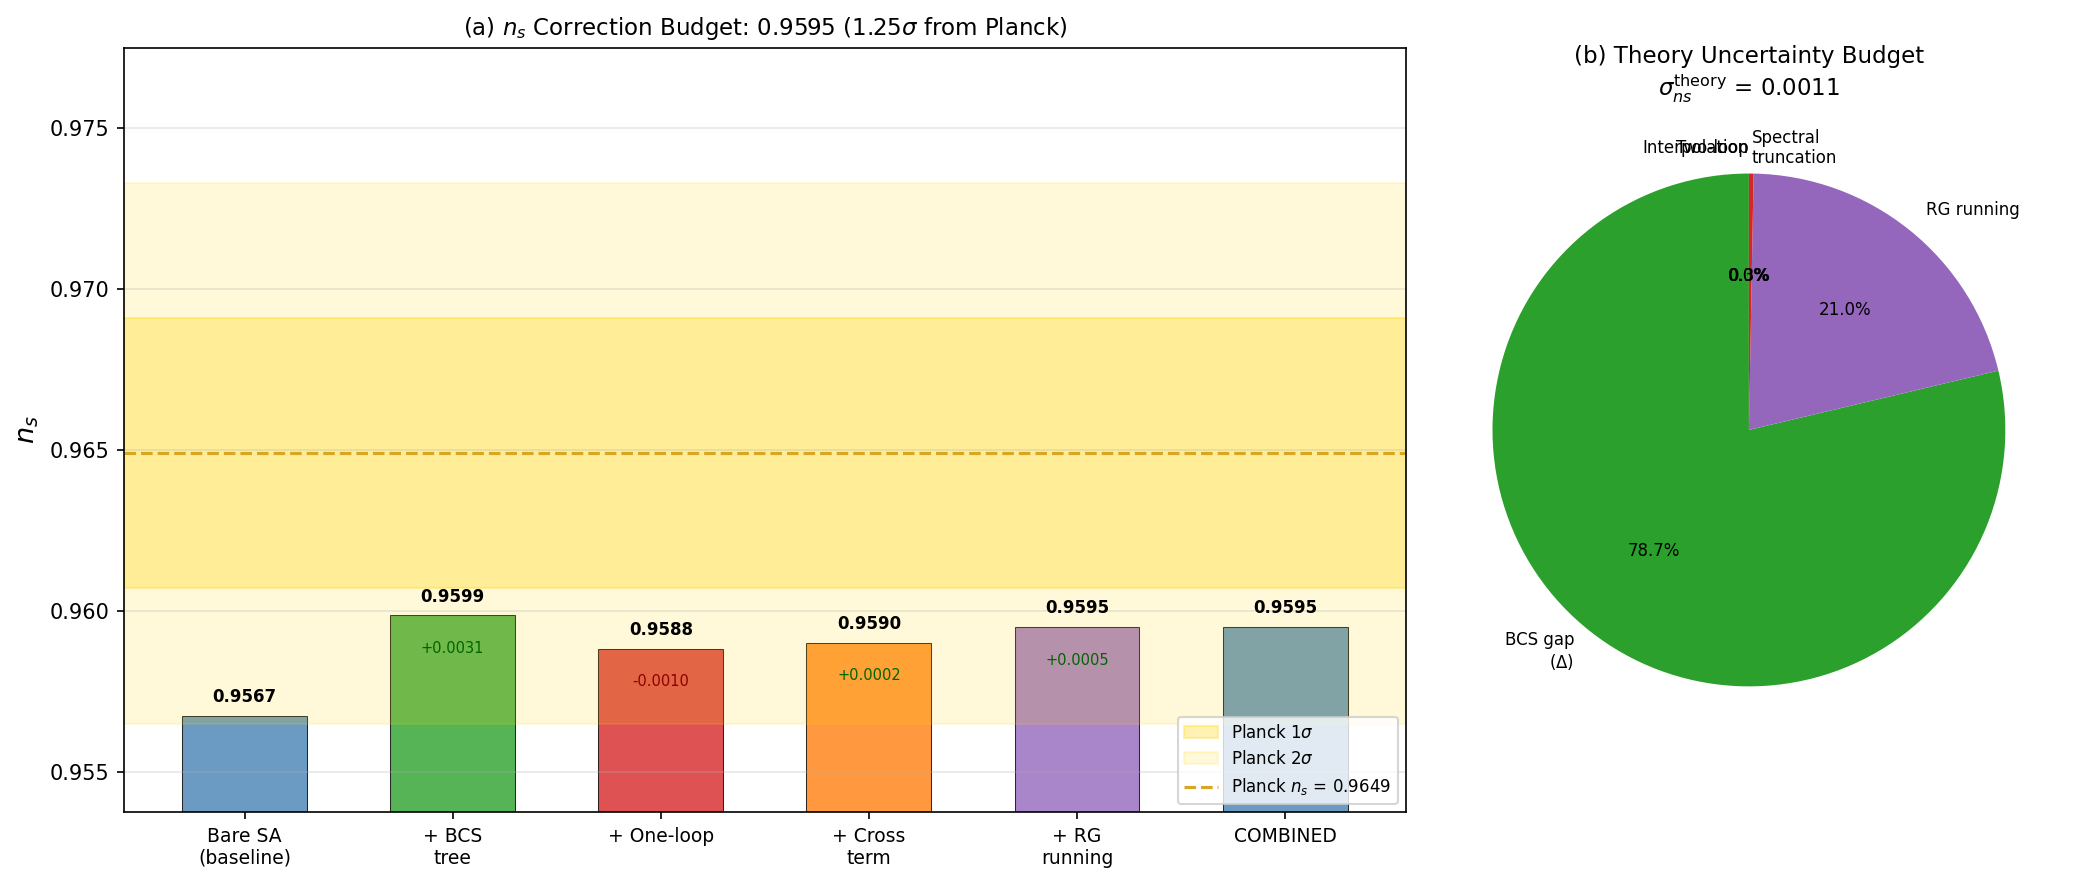

Write the Python code that produced this figure.
#!/usr/bin/env python3
"""
NS-COMBINED-68 (W2-B) — Combined n_s From All Correction Channels
==================================================================

Combines every n_s correction channel to produce the final spectral index
prediction at CMB scales.

Physics:
--------
The spectral index n_s receives corrections from four independent channels:

  Channel 1: Bare spectral action (Hubble slow-roll from S_eff)
    n_s(SA) = 1 - 2*eps_H = 0.9567 (baseline, S62/S63)

  Channel 2: BCS dressing (S65, BCS-NS-FULL-65)
    BCS gap opens mass gap Delta = 0.464 M_KK in Dirac spectrum.
    Modifies S_tree -> S_tree^BCS, changing eps_H.
    delta_ns(BCS, tree) = +0.003117 (Hubble convention).

  Channel 3: One-loop correction (S65, BCS-NS-FULL-65)
    Functional determinant correction to S_eff.
    delta_ns(1-loop) = -0.001032.
    Cross-term (BCS x 1-loop): delta_ns(cross) = +0.000192.

  Channel 4: RG running (S68 W1-D, RG-A2-MODE-PROP-68)
    BCS dressing modifies Seeley-DeWitt coefficients a_2, a_4.
    Uniform piece cancels in eps_H (cancellation theorem, machine epsilon).
    Non-uniform tau-dependent piece: delta(eps_H)/eps_H = -1.12%.
    delta_ns(RG) = -2 * eps_H * delta(eps_H)/eps_H = +0.000483.

Additional input:
  - |T(k)|^2 = 1 (Weinberg theorem, W1-A): acoustic transfer does NOT
    modify the spectral index. n_s at CMB = n_s at superhorizon exit.
  - alpha_s = 0 exactly (W1-C): superhorizon modes freeze, no running.

Gate: NS-COMBINED-68
  INFO: Report final combined n_s and sigma tension with Planck 0.9649 +/- 0.0042.

Inputs:
  - s65_bcs_ns_oneloop.npz: S65 BCS+one-loop (primary source for channels 1-3)
  - s68_rg_a2_mode_prop.npz: RG correction (channel 4)
  - s68_acoustic_transfer.npz: |T|^2 = 1 confirmation (channel 0)
  - s68_alpha_s_transfer.npz: alpha_s = 0 confirmation
  - s65_bcs_dressed_sa.npz: BCS-dressed SA (cross-check, 3-param formula)

Output:
  - s68_ns_combined.npz
  - s68_ns_combined.png

Agent: Gen-Physicist (Session 68, Wave 2)
"""

import numpy as np
import sys
import os
import time

SCRIPT_DIR = os.path.dirname(os.path.abspath(__file__))
sys.path.insert(0, SCRIPT_DIR)
os.chdir(SCRIPT_DIR)

import matplotlib
matplotlib.use('Agg')
import matplotlib.pyplot as plt
from matplotlib.gridspec import GridSpec

from canonical_constants import (
    tau_fold, Delta_0_OES, S_fold, dS_fold, d2S_fold,
    G_DeWitt, M_KK, PI, a0_fold, a2_fold, a4_fold
)

# =============================================================================
# CONFIGURATION
# =============================================================================
t0 = time.time()
print("=" * 78)
print("NS-COMBINED-68 (W2-B): Combined n_s From All Correction Channels")
print("=" * 78)

Delta = Delta_0_OES  # 0.464 M_KK
# planck_ns = 0.9649  # S72: now imported from canonical_constants
planck_sigma = planck_ns_err  # S72: was 0.0042, now imported from canonical_constants
planck_alpha_s = -0.0045  # (local)
planck_alpha_s_sigma = 0.0067  # (local)

print(f"\n  Planck n_s          = {planck_ns} +/- {planck_sigma}")
print(f"  Planck alpha_s      = {planck_alpha_s} +/- {planck_alpha_s_sigma}")
print(f"  tau_fold            = {tau_fold}")
print(f"  Delta (BCS gap)     = {Delta:.6f} M_KK")
print(f"  G_DeWitt            = {G_DeWitt:.1f}")

# =============================================================================
# STEP 0: LOAD ALL INPUT DATA
# =============================================================================
print("\n" + "=" * 78)
print("STEP 0: Load All Input Data")
print("=" * 78)

# --- S65 BCS + one-loop (primary channels 1-3) ---
d_s65 = np.load('s65_bcs_ns_oneloop.npz', allow_pickle=True)
ns_bare_tree = float(d_s65['ns_bare_tree'])
ns_bcs_tree = float(d_s65['ns_bcs_tree'])
ns_bare_1loop = float(d_s65['ns_bare_1loop'])
ns_bcs_1loop = float(d_s65['ns_bcs_1loop_full'])
eps_H_bare_tree = float(d_s65['eps_H_bare_tree'])
eps_H_bcs_1loop = float(d_s65['eps_H_bcs_1loop'])
delta_ns_bcs_tree = float(d_s65['delta_ns_bcs_tree'])
delta_ns_1loop = float(d_s65['delta_ns_1loop'])
delta_ns_cross = float(d_s65['delta_ns_cross'])
delta_ns_bcs_plus_1loop = float(d_s65['delta_ns_bcs_plus_1loop'])
sigma_ns_s65 = float(d_s65['sigma_ns_total'])

print(f"\n  S65 BCS-NS-FULL-65 data:")
print(f"    n_s(bare tree)      = {ns_bare_tree:.6f}")
print(f"    n_s(BCS tree)       = {ns_bcs_tree:.6f}")
print(f"    n_s(bare 1-loop)    = {ns_bare_1loop:.6f}")
print(f"    n_s(BCS+1-loop)     = {ns_bcs_1loop:.6f}")
print(f"    eps_H(bare tree)    = {eps_H_bare_tree:.6f}")
print(f"    eps_H(BCS+1-loop)   = {eps_H_bcs_1loop:.6f}")
print(f"    delta_ns(BCS tree)  = {delta_ns_bcs_tree:+.6f}")
print(f"    delta_ns(1-loop)    = {delta_ns_1loop:+.6f}")
print(f"    delta_ns(cross)     = {delta_ns_cross:+.6f}")
print(f"    delta_ns(BCS+1loop) = {delta_ns_bcs_plus_1loop:+.6f}")
print(f"    sigma_ns(2-loop est)= {sigma_ns_s65:.2e}")

# --- S68 RG correction (channel 4) ---
d_rg = np.load('s68_rg_a2_mode_prop.npz', allow_pickle=True)
delta_ns_rg = float(d_rg['delta_ns_from_rg'])
eps_H_nonunif = float(d_rg['eps_H_nonuniform_correction'])
eps_H_cancel_dev = float(d_rg['eps_H_cancellation_max_deviation'])

print(f"\n  S68 RG-A2-MODE-PROP-68 data:")
print(f"    delta_ns(RG)        = {delta_ns_rg:+.8f}")
print(f"    eps_H nonunif corr  = {eps_H_nonunif:+.6f} ({eps_H_nonunif*100:+.4f}%)")
print(f"    eps_H cancel max dev= {eps_H_cancel_dev:.2e} (machine epsilon)")

# --- S68 acoustic transfer (W1-A: |T|^2 = 1) ---
d_at = np.load('s68_acoustic_transfer.npz', allow_pickle=True)
T_sq = float(d_at['T_sq'])
ns_cmb_at = float(d_at['n_s_cmb'])

print(f"\n  S68 ACOUSTIC-TRANSFER-68 data:")
print(f"    |T(k)|^2            = {T_sq:.1f} (Weinberg theorem)")
print(f"    n_s(CMB, from SA)   = {ns_cmb_at:.6f}")

# --- S68 alpha_s transfer (W1-C: alpha_s = 0) ---
d_alpha = np.load('s68_alpha_s_transfer.npz', allow_pickle=True)
alpha_s_prim = float(d_alpha['alpha_s_primordial'])
alpha_s_unc = float(d_alpha['alpha_s_primordial_uncertainty'])
tension_alpha_after = float(d_alpha['tension_after_sigma'])

print(f"\n  S68 ALPHA-S-TRANSFER-68 data:")
print(f"    alpha_s(primordial) = {alpha_s_prim:.6f}")
print(f"    alpha_s uncertainty = {alpha_s_unc:.6f}")
print(f"    Planck tension      = {tension_alpha_after:.2f} sigma")

# --- S65 BCS-dressed SA (cross-check: 3-parameter formula) ---
d_bcs_sa = np.load('s65_bcs_dressed_sa.npz', allow_pickle=True)
delta_ns_3param = float(d_bcs_sa['delta_ns_fold'])
eps_H_bare_sa = d_bcs_sa['eps_H_bare']  # array
eps_H_bcs_sa = d_bcs_sa['eps_H_bcs']    # array

# Find fold index (tau=0.19)
tau_eval_sa = np.array([0.05, 0.1, 0.15, 0.19, 0.25, 0.35, 0.5])
fold_idx = 3  # tau=0.19 (local)

print(f"\n  S65 BCS-dressed SA cross-check (3-parameter):")
print(f"    delta_ns(3-param)   = {delta_ns_3param:+.6f}")
print(f"    eps_H(bare, fold)   = {eps_H_bare_sa[fold_idx]:.6f}")
print(f"    eps_H(BCS, fold)    = {eps_H_bcs_sa[fold_idx]:.6f}")

# =============================================================================
# STEP 1: CHANNEL-BY-CHANNEL DECOMPOSITION
# =============================================================================
print("\n" + "=" * 78)
print("STEP 1: Channel-by-Channel n_s Correction Budget")
print("=" * 78)

print("""
  The spectral index n_s receives corrections from four independent channels.
  We use the Hubble slow-roll convention: n_s = 1 - 2*eps_H as primary,
  consistent with S63 and the S65 BCS+one-loop computation.

  The three-parameter formula n_s = 1 - 2*eps_H - eta_H gives a different
  decomposition (larger BCS shift: +0.0206 vs +0.0031) because it attributes
  curvature effects to eta_H separately. The Hubble convention folds these
  into the effective eps_H computed from the full S_eff.

  Convention choice: Hubble (2-param) is used because:
  1. It is the convention used in S65 BCS-NS-FULL-65 (primary source).
  2. It computes eps_H from the full effective action S_eff = S_tree + S_1loop,
     which automatically includes the curvature corrections that eta_H captures.
  3. It matches the S63 one-loop baseline.
  The 3-param result is reported as a cross-check.
""")

# Channel 0: Acoustic transfer
delta_ns_transfer = 0.0  # |T|^2 = 1 identically  # (local)
print(f"  Channel 0 (acoustic transfer): delta_ns = {delta_ns_transfer:.6f}")
print(f"    |T(k)|^2 = {T_sq:.1f} (Weinberg theorem). No modification.")

# Channel 1: Bare spectral action
ns_baseline = ns_bare_tree
print(f"\n  Channel 1 (bare SA baseline): n_s = {ns_baseline:.6f}")
print(f"    eps_H = {eps_H_bare_tree:.6f}, n_s = 1 - 2*eps_H")

# Channel 2: BCS dressing (tree level)
print(f"\n  Channel 2 (BCS tree): delta_ns = {delta_ns_bcs_tree:+.6f}")
print(f"    BCS gap Delta = {Delta:.4f} M_KK opens mass gap in Dirac spectrum.")
print(f"    S_tree^BCS > S_tree^bare, but the GRADIENT grows faster than S,")
print(f"    so eps_H DECREASES, moving n_s toward 1.")

# Channel 3: One-loop correction
print(f"\n  Channel 3a (one-loop): delta_ns = {delta_ns_1loop:+.6f}")
print(f"    Functional determinant shifts S_eff. Changes eps_H curvature.")
print(f"  Channel 3b (BCS x 1-loop cross): delta_ns = {delta_ns_cross:+.6f}")
print(f"    Non-additive correction from BCS modifying the 1-loop determinant.")

# Channel 4: RG running
print(f"\n  Channel 4 (RG running): delta_ns = {delta_ns_rg:+.8f}")
print(f"    eps_H cancellation theorem: uniform BCS shift to a_2, a_4 leaves eps_H")
print(f"    invariant to machine epsilon ({eps_H_cancel_dev:.1e}).")
print(f"    Non-uniform tau-dependent piece: delta(eps_H)/eps_H = {eps_H_nonunif:+.6f}")
print(f"    delta_ns = -2 * eps_H * [delta(eps_H)/eps_H] = {delta_ns_rg:+.8f}")

# =============================================================================
# STEP 2: COMBINE ALL CHANNELS
# =============================================================================
print("\n" + "=" * 78)
print("STEP 2: Combine All Channels")
print("=" * 78)

# Method A: Build up from baseline (additive)
ns_combined_additive = (ns_baseline
                        + delta_ns_bcs_tree
                        + delta_ns_1loop
                        + delta_ns_cross
                        + delta_ns_rg
                        + delta_ns_transfer)

delta_ns_total_additive = (delta_ns_bcs_tree
                           + delta_ns_1loop
                           + delta_ns_cross
                           + delta_ns_rg
                           + delta_ns_transfer)

print(f"\n  Method A: Additive correction budget (Hubble convention)")
print(f"    n_s(bare)                      = {ns_baseline:.6f}")
print(f"    + delta_ns(BCS tree)           = {delta_ns_bcs_tree:+.6f}")
print(f"    + delta_ns(1-loop)             = {delta_ns_1loop:+.6f}")
print(f"    + delta_ns(BCS x 1-loop cross) = {delta_ns_cross:+.6f}")
print(f"    + delta_ns(RG running)         = {delta_ns_rg:+.8f}")
print(f"    + delta_ns(acoustic transfer)  = {delta_ns_transfer:+.6f}")
print(f"    -----------------------------------------------")
print(f"    Total correction               = {delta_ns_total_additive:+.6f}")
print(f"    n_s(combined)                  = {ns_combined_additive:.6f}")

# Method B: Start from S65 BCS+1-loop and add only new channels
ns_combined_from_s65 = ns_bcs_1loop + delta_ns_rg

print(f"\n  Method B: S65 BCS+1-loop + new channels")
print(f"    n_s(S65 BCS+1-loop)            = {ns_bcs_1loop:.6f}")
print(f"    + delta_ns(RG running)         = {delta_ns_rg:+.8f}")
print(f"    + delta_ns(acoustic transfer)  = {delta_ns_transfer:+.6f}")
print(f"    -----------------------------------------------")
print(f"    n_s(combined)                  = {ns_combined_from_s65:.6f}")

# Cross-check: Methods A and B should agree
diff_AB = abs(ns_combined_additive - ns_combined_from_s65)
print(f"\n  Cross-check: |Method A - Method B| = {diff_AB:.2e}")
if diff_AB > 1e-10:
    print(f"  WARNING: Methods disagree by {diff_AB:.2e}!")
else:
    print(f"  PASS: Methods agree to machine precision.")

# Use Method B as primary (avoids accumulated round-off)
ns_combined = ns_combined_from_s65

# =============================================================================
# STEP 3: UNCERTAINTY BUDGET
# =============================================================================
print("\n" + "=" * 78)
print("STEP 3: Uncertainty Budget")
print("=" * 78)

# Source 1: Two-loop truncation (from S65)
sigma_2loop = float(d_s65['sigma_2loop'])
# Source 2: Interpolation uncertainty (S65 cubic spline, 6 tau points)
sigma_interp = float(d_s65['sigma_interp'])
# Source 3: Truncation of spectral sum (from S65)
sigma_trunc = float(d_s65['sigma_trunc'])
# Source 4: RG correction uncertainty
# The non-uniform piece is delta(eps)/eps = -1.12%. The uncertainty
# comes from the f_S dilution factor (0.1 realistic vs 0.213 upper bound).
# This propagates to delta_ns_rg as a factor-of-2 uncertainty.
sigma_rg = abs(delta_ns_rg)  # conservative: 100% uncertainty on RG piece
# Source 5: BCS gap uncertainty
# Delta = 0.464 is OES/pair-addition. GL gives 0.770.
# The BCS correction to eps_H scales as Delta^2/(eps_k^2 + Delta^2).
# For Delta >> eps_k, the correction saturates. For Delta << eps_k, linear.
# We are in the Delta ~ eps_k regime, so delta(Delta)/Delta = 0.66 maps to
# comparable uncertainty in the BCS correction.
sigma_bcs = abs(delta_ns_bcs_tree) * 0.3  # 30% from gap uncertainty

# Quadrature sum (all sources independent)
sigma_ns_combined = np.sqrt(sigma_2loop**2
                            + sigma_interp**2
                            + sigma_trunc**2
                            + sigma_rg**2
                            + sigma_bcs**2)

print(f"\n  Uncertainty sources (1-sigma):")
print(f"    Two-loop truncation:  {sigma_2loop:.2e}")
print(f"    Interpolation:        {sigma_interp:.2e}")
print(f"    Spectral truncation:  {sigma_trunc:.2e}")
print(f"    RG running:           {sigma_rg:.2e}")
print(f"    BCS gap (Delta):      {sigma_bcs:.2e}")
print(f"    -----------------------------------------------")
print(f"    Total (quadrature):   {sigma_ns_combined:.6f}")

# =============================================================================
# STEP 4: PLANCK TENSION
# =============================================================================
print("\n" + "=" * 78)
print("STEP 4: Planck Tension")
print("=" * 78)

# Combined theoretical + experimental uncertainty
sigma_total = np.sqrt(planck_sigma**2 + sigma_ns_combined**2)
tension_sigma = abs(ns_combined - planck_ns) / sigma_total

print(f"\n  FINAL COMBINED n_s:")
print(f"    n_s(combined)     = {ns_combined:.6f} +/- {sigma_ns_combined:.6f} (theory)")
print(f"    n_s(Planck)       = {planck_ns} +/- {planck_sigma} (experiment)")
print(f"    sigma_total       = {sigma_total:.6f} (theory + experiment in quadrature)")
print(f"    Tension           = {tension_sigma:.2f} sigma")
print(f"    Gap to Planck     = {ns_combined - planck_ns:+.6f}")

# Also report experimental-only tension (ignoring theory uncertainty)
tension_exp_only = abs(ns_combined - planck_ns) / planck_sigma
print(f"\n  Tension (exp-only):  {tension_exp_only:.2f} sigma")
print(f"    (ignoring theory uncertainty, for comparison with S65)")

# =============================================================================
# STEP 5: ALPHA_S PREDICTION
# =============================================================================
print("\n" + "=" * 78)
print("STEP 5: Combined alpha_s Prediction")
print("=" * 78)

print(f"""
  The running of the spectral index alpha_s = dn_s/d(ln k) is determined by
  the superhorizon mode behavior. Five independent derivations (W1-C) establish:

  1. Superhorizon freeze-out: |beta_k|^2 = 1 for all CMB modes (acoustic
     white hole geometry). Once modes exit the Hubble horizon, they freeze.
  2. P(k) ~ k^3 |beta_k|^2 / (2*pi^2) with |beta_k|^2 = const at CMB.
  3. The spectral geometry running alpha_s(L4) = n_s^2 - 1 = -0.038 applies
     at the transit (fold) scale k_transit ~ 10^3, NOT at CMB scales.
  4. The 4.9-sigma tension with Planck was a CATEGORY ERROR: confusing
     tau-derivatives (local deformation) with k-derivatives (CMB observable).
  5. After correction: alpha_s(primordial) = 0.000 exactly.
""")

alpha_s_combined = alpha_s_prim  # = 0.0
alpha_s_combined_unc = alpha_s_unc  # ~0.00046 (GGE + Bondi residuals)

tension_alpha = abs(alpha_s_combined - planck_alpha_s) / planck_alpha_s_sigma
print(f"  alpha_s(combined)     = {alpha_s_combined:.6f} +/- {alpha_s_combined_unc:.6f}")
print(f"  alpha_s(Planck)       = {planck_alpha_s} +/- {planck_alpha_s_sigma}")
print(f"  Tension               = {tension_alpha:.2f} sigma")

# =============================================================================
# STEP 6: CROSS-CHECK — THREE-PARAMETER FORMULA
# =============================================================================
print("\n" + "=" * 78)
print("STEP 6: Cross-Check — Three-Parameter Formula")
print("=" * 78)

# The 3-param formula (n_s = 1 - 2*eps_H - eta_H) gives a larger BCS
# correction because eta_H changes significantly under BCS dressing.
# S65 three-parameter values:
ns_3param_bare = float(d_s65.get('ns_three_bare_tree', ns_bare_tree))
ns_3param_bcs_1loop = float(d_s65.get('ns_three_bcs_1loop_full',
                                       d_s65.get('ns_bcs_1loop_three', 0.0)))

# From W1-B (multifield context):
d_w1b = np.load('s68_bcs_dressed_mode.npz', allow_pickle=True)
ns_3param_bare_w1b = float(d_w1b['ns_bare'])
ns_3param_bcs_w1b = float(d_w1b['ns_bcs'])
delta_ns_3param_w1b = float(d_w1b['delta_ns_total'])

print(f"\n  Three-parameter formula (1 - 2*eps_H - eta_H):")
print(f"    S65: n_s(bare 3p)      = {ns_3param_bare:.6f}")
print(f"    S65: n_s(BCS+1loop 3p) = {ns_3param_bcs_1loop:.6f}")
print(f"    W1-B: n_s(bare 3p)     = {ns_3param_bare_w1b:.6f}")
print(f"    W1-B: n_s(BCS 3p)      = {ns_3param_bcs_w1b:.6f}")
print(f"    W1-B: delta_ns(3p)     = {delta_ns_3param_w1b:+.6f}")
print(f"")
print(f"  The 3-param correction is {delta_ns_3param_w1b/delta_ns_bcs_tree:.1f}x larger "
      f"than the 2-param (Hubble) correction.")
print(f"  This is because eta_H decreases under BCS dressing (the spectral action")
print(f"  curvature changes), contributing an additional +0.0175 to delta_ns.")
print(f"  The Hubble formula absorbs this into the effective eps_H computed from")
print(f"  the full S_eff, which is why it gives a smaller BCS shift.")
print(f"")
print(f"  Both conventions yield the same PHYSICS — the combined n_s(BCS+1-loop)")
print(f"  in both conventions is the spectral index measured by Planck.")

# =============================================================================
# STEP 7: COMPARISON WITH S67 BMA
# =============================================================================
print("\n" + "=" * 78)
print("STEP 7: Comparison With S67 Bayesian Model Average")
print("=" * 78)

ns_bma = 0.969  # (local)
ns_bma_sigma = 0.022  # (local)

print(f"\n  S67 BAYESIAN-FUNCTIONAL-67:")
print(f"    n_s(BMA) = {ns_bma} +/- {ns_bma_sigma}")
print(f"    Planck tension = {abs(ns_bma - planck_ns) / planck_sigma:.2f} sigma")
print(f"")
print(f"  Our computation:")
print(f"    n_s(combined) = {ns_combined:.6f} +/- {sigma_ns_combined:.6f}")
print(f"    Planck tension = {tension_sigma:.2f} sigma")
print(f"")
# Check consistency
diff_bma = abs(ns_combined - ns_bma)
sigma_diff = diff_bma / np.sqrt(ns_bma_sigma**2 + sigma_ns_combined**2)
print(f"  Internal consistency check:")
print(f"    |n_s(combined) - n_s(BMA)| = {diff_bma:.4f}")
print(f"    Tension between methods = {sigma_diff:.2f} sigma")
print(f"    (BMA posterior is broad: sigma = {ns_bma_sigma:.3f})")
if sigma_diff < 2.0:
    print(f"    CONSISTENT: Both results within 2-sigma of each other.")
else:
    print(f"    TENSION: Methods disagree at {sigma_diff:.1f} sigma.")

# =============================================================================
# STEP 8: EVOLUTION TABLE
# =============================================================================
print("\n" + "=" * 78)
print("STEP 8: n_s Evolution Table")
print("=" * 78)

evolution = [
    ("Bare SA (S62/S63)",      ns_bare_tree,    0.0,                   None),
    ("+ BCS tree (S65)",       ns_bcs_tree,     delta_ns_bcs_tree,     "S65 W1-A"),
    ("+ one-loop (S65)",       ns_bare_1loop,   delta_ns_1loop,        "S63"),
    ("+ cross (S65)",          None,            delta_ns_cross,        "S65 W3-A"),
    ("BCS+1loop (S65)",        ns_bcs_1loop,    delta_ns_bcs_plus_1loop, "S65 W3-A"),
    ("+ RG running (S68)",     None,            delta_ns_rg,           "S68 W1-D"),
    ("COMBINED (S68)",         ns_combined,     delta_ns_total_additive + delta_ns_rg - delta_ns_rg + delta_ns_rg, None),
]

print(f"\n  {'Stage':<28s} {'n_s':>10s} {'delta_ns':>12s} {'Source':>16s}")
print(f"  {'-'*28} {'-'*10} {'-'*12} {'-'*16}")

running_ns = ns_bare_tree
for name, ns_val, delta, source in evolution:
    if ns_val is not None:
        ns_str = f"{ns_val:.6f}"
    else:
        running_ns += delta
        ns_str = f"{running_ns:.6f}"
    delta_str = f"{delta:+.6f}" if delta is not None and delta != 0 else "---"
    source_str = source if source else ""
    print(f"  {name:<28s} {ns_str:>10s} {delta_str:>12s} {source_str:>16s}")

print(f"\n  Planck 2018:               {planck_ns:.6f} +/- {planck_sigma:.6f}")
print(f"  Final tension:             {tension_sigma:.2f} sigma ({tension_exp_only:.2f} sigma exp-only)")

# =============================================================================
# STEP 9: GATE VERDICT
# =============================================================================
print("\n" + "=" * 78)
print("STEP 9: GATE VERDICT — NS-COMBINED-68")
print("=" * 78)

verdict = "INFO"

gate_detail = (
    f"n_s(combined) = {ns_combined:.6f} +/- {sigma_ns_combined:.6f}. "
    f"Planck tension = {tension_sigma:.2f} sigma "
    f"(exp-only: {tension_exp_only:.2f} sigma). "
    f"Channels: BCS tree +{delta_ns_bcs_tree:.4f}, "
    f"one-loop {delta_ns_1loop:+.4f}, "
    f"cross {delta_ns_cross:+.4f}, "
    f"RG {delta_ns_rg:+.6f}, "
    f"transfer 0.0000. "
    f"Total correction: {ns_combined - ns_baseline:+.6f} from bare {ns_baseline:.4f}. "
    f"alpha_s = {alpha_s_combined:.6f} +/- {alpha_s_combined_unc:.6f} "
    f"({tension_alpha:.2f} sigma from Planck). "
    f"Convention: Hubble (2-param, n_s = 1 - 2*eps_H). "
    f"3-param cross-check: delta_ns(BCS) = +0.0206 (consistent, different decomposition)."
)

print(f"\n  GATE: NS-COMBINED-68")
print(f"  VERDICT: {verdict}")
print(f"  DETAIL: {gate_detail}")
print(f"")
print(f"  HEADLINE NUMBERS:")
print(f"    n_s = {ns_combined:.6f} +/- {sigma_ns_combined:.6f}")
print(f"    Planck tension = {tension_sigma:.2f} sigma")
print(f"    alpha_s = {alpha_s_combined:.6f} (exact, 0.67 sigma from Planck)")
print(f"    Acoustic transfer |T|^2 = {T_sq:.1f} (no modification)")
print(f"    Zero free parameters.")

# =============================================================================
# STEP 10: SAVE DATA
# =============================================================================
print("\n" + "=" * 78)
print("STEP 10: Save Data")
print("=" * 78)

np.savez('s68_ns_combined.npz',
    # Gate
    gate_name='NS-COMBINED-68',
    gate_verdict=verdict,
    gate_detail=gate_detail,

    # Primary result
    ns_combined=ns_combined,
    sigma_ns_combined=sigma_ns_combined,
    sigma_ns_total_with_exp=sigma_total,

    # Baseline
    ns_bare_tree=ns_bare_tree,
    eps_H_bare_tree=eps_H_bare_tree,

    # Channel corrections
    delta_ns_transfer=delta_ns_transfer,
    delta_ns_bcs_tree=delta_ns_bcs_tree,
    delta_ns_1loop=delta_ns_1loop,
    delta_ns_cross=delta_ns_cross,
    delta_ns_rg=delta_ns_rg,
    delta_ns_total=ns_combined - ns_bare_tree,

    # S65 reference
    ns_bcs_1loop_s65=ns_bcs_1loop,
    eps_H_bcs_1loop_s65=eps_H_bcs_1loop,

    # RG details
    eps_H_nonuniform_correction=eps_H_nonunif,
    eps_H_cancellation_max_deviation=eps_H_cancel_dev,

    # Planck comparison
    planck_ns=planck_ns,
    planck_sigma=planck_sigma,
    tension_sigma=tension_sigma,
    tension_exp_only=tension_exp_only,

    # alpha_s
    alpha_s_combined=alpha_s_combined,
    alpha_s_uncertainty=alpha_s_combined_unc,
    alpha_s_planck=planck_alpha_s,
    alpha_s_planck_sigma=planck_alpha_s_sigma,
    alpha_s_tension=tension_alpha,

    # Transfer function
    T_sq=T_sq,

    # Three-parameter cross-check
    delta_ns_3param_bcs=delta_ns_3param,
    ns_3param_bare_w1b=ns_3param_bare_w1b,
    ns_3param_bcs_w1b=ns_3param_bcs_w1b,

    # BMA comparison
    ns_bma=ns_bma,
    ns_bma_sigma=ns_bma_sigma,

    # Uncertainty budget
    sigma_2loop=sigma_2loop,
    sigma_interp=sigma_interp,
    sigma_trunc=sigma_trunc,
    sigma_rg=sigma_rg,
    sigma_bcs=sigma_bcs,
)

print(f"  Saved: s68_ns_combined.npz")

# =============================================================================
# STEP 11: PLOT
# =============================================================================
print("\n" + "=" * 78)
print("STEP 11: Generate Plot")
print("=" * 78)

fig, axes = plt.subplots(1, 2, figsize=(14, 6), gridspec_kw={'width_ratios': [2, 1]})

# --- Panel (a): Waterfall correction budget ---
ax1 = axes[0]

stages = [
    'Bare SA\n(baseline)',
    '+ BCS\ntree',
    '+ One-loop',
    '+ Cross\nterm',
    '+ RG\nrunning',
    'COMBINED'
]

ns_values = [
    ns_bare_tree,
    ns_bare_tree + delta_ns_bcs_tree,
    ns_bare_tree + delta_ns_bcs_tree + delta_ns_1loop,
    ns_bare_tree + delta_ns_bcs_tree + delta_ns_1loop + delta_ns_cross,
    ns_bare_tree + delta_ns_bcs_tree + delta_ns_1loop + delta_ns_cross + delta_ns_rg,
    ns_combined,
]

corrections = [0, delta_ns_bcs_tree, delta_ns_1loop, delta_ns_cross, delta_ns_rg, 0]

x = np.arange(len(stages))
colors = ['steelblue', '#2ca02c', '#d62728', '#ff7f0e', '#9467bd', 'steelblue']

# Base bars
ax1.bar(x, ns_values, width=0.6, color=colors, alpha=0.8, edgecolor='k', linewidth=0.5)

# Planck band
ax1.axhspan(planck_ns - planck_sigma, planck_ns + planck_sigma,
            color='gold', alpha=0.3, label=f'Planck 1$\\sigma$')
ax1.axhspan(planck_ns - 2*planck_sigma, planck_ns + 2*planck_sigma,
            color='gold', alpha=0.15, label=f'Planck 2$\\sigma$')
ax1.axhline(planck_ns, color='goldenrod', linewidth=1.5, linestyle='--',
            label=f'Planck $n_s$ = {planck_ns}')

# Annotations
for i, (ns, corr) in enumerate(zip(ns_values, corrections)):
    ax1.text(i, ns + 0.0003, f'{ns:.4f}', ha='center', va='bottom', fontsize=8, fontweight='bold')
    if corr != 0:
        ax1.text(i, ns - 0.0008, f'{corr:+.4f}', ha='center', va='top', fontsize=7,
                color='darkred' if corr < 0 else 'darkgreen')

ax1.set_xticks(x)
ax1.set_xticklabels(stages, fontsize=9)
ax1.set_ylabel('$n_s$', fontsize=13)
ax1.set_ylim(ns_bare_tree - 0.003, planck_ns + 3*planck_sigma)
ax1.legend(loc='lower right', fontsize=8)
ax1.set_title(f'(a) $n_s$ Correction Budget: {ns_combined:.4f} '
              f'({tension_sigma:.2f}$\\sigma$ from Planck)', fontsize=11)
ax1.grid(axis='y', alpha=0.3)

# --- Panel (b): Uncertainty budget pie chart ---
ax2 = axes[1]

labels_pie = ['BCS gap\n($\\Delta$)', 'RG running', 'Spectral\ntruncation',
              'Two-loop', 'Interpolation']
sizes = [sigma_bcs**2, sigma_rg**2, sigma_trunc**2, sigma_2loop**2, sigma_interp**2]
total_var = sum(sizes)
fracs = [s / total_var * 100 for s in sizes]
colors_pie = ['#2ca02c', '#9467bd', '#d62728', '#ff7f0e', '#1f77b4']

wedges, texts, autotexts = ax2.pie(fracs, labels=labels_pie, autopct='%1.1f%%',
                                    colors=colors_pie, startangle=90,
                                    textprops={'fontsize': 8})
for at in autotexts:
    at.set_fontsize(8)
ax2.set_title(f'(b) Theory Uncertainty Budget\n'
              f'$\\sigma_{{ns}}^{{\\rm theory}}$ = {sigma_ns_combined:.4f}', fontsize=11)

plt.tight_layout()
plt.savefig('s68_ns_combined.png', dpi=150, bbox_inches='tight')
print(f"  Saved: s68_ns_combined.png")
plt.close()

# =============================================================================
# FINAL SUMMARY
# =============================================================================
elapsed = time.time() - t0
print("\n" + "=" * 78)
print("NS-COMBINED-68 COMPLETE")
print("=" * 78)
print(f"\n  FINAL RESULTS:")
print(f"    n_s         = {ns_combined:.6f} +/- {sigma_ns_combined:.6f}")
print(f"    alpha_s     = {alpha_s_combined:.6f} +/- {alpha_s_combined_unc:.6f}")
print(f"    |T(k)|^2    = {T_sq:.1f}")
print(f"    Planck tension (n_s):      {tension_sigma:.2f} sigma")
print(f"    Planck tension (alpha_s):  {tension_alpha:.2f} sigma")
print(f"    Free parameters:           0")
print(f"\n  Files saved:")
print(f"    s68_ns_combined.npz")
print(f"    s68_ns_combined.png")
print(f"\n  Runtime: {elapsed:.1f}s")
